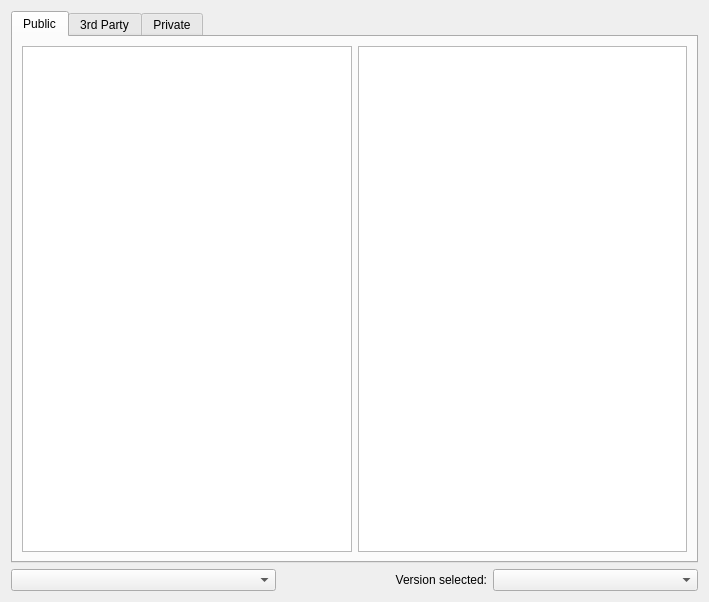
<?xml version="1.0" encoding="UTF-8"?>
<ui version="4.0">
 <class>LegacyFTB::Page</class>
 <widget class="QWidget" name="LegacyFTB::Page">
  <property name="geometry">
   <rect>
    <x>0</x>
    <y>0</y>
    <width>709</width>
    <height>602</height>
   </rect>
  </property>
  <layout class="QVBoxLayout" name="verticalLayout">
   <item>
    <widget class="QTabWidget" name="tabWidget">
     <property name="currentIndex">
      <number>0</number>
     </property>
     <widget class="QWidget" name="tab">
      <attribute name="title">
       <string>Public</string>
      </attribute>
      <layout class="QGridLayout" name="gridLayout">
       <item row="0" column="0">
        <widget class="QTreeView" name="publicPackList">
         <property name="maximumSize">
          <size>
           <width>16777215</width>
           <height>16777215</height>
          </size>
         </property>
         <property name="alternatingRowColors">
          <bool>true</bool>
         </property>
        </widget>
       </item>
       <item row="0" column="1">
        <widget class="QTextBrowser" name="publicPackDescription"/>
       </item>
      </layout>
     </widget>
     <widget class="QWidget" name="tab_2">
      <attribute name="title">
       <string>3rd Party</string>
      </attribute>
      <layout class="QGridLayout" name="gridLayout_3">
       <item row="0" column="1">
        <widget class="QTextBrowser" name="thirdPartyPackDescription"/>
       </item>
       <item row="0" column="0">
        <widget class="QTreeView" name="thirdPartyPackList">
         <property name="maximumSize">
          <size>
           <width>16777215</width>
           <height>16777215</height>
          </size>
         </property>
         <property name="alternatingRowColors">
          <bool>true</bool>
         </property>
        </widget>
       </item>
      </layout>
     </widget>
     <widget class="QWidget" name="tab_3">
      <attribute name="title">
       <string>Private</string>
      </attribute>
      <layout class="QGridLayout" name="gridLayout_2">
       <item row="0" column="0">
        <widget class="QTreeView" name="privatePackList">
         <property name="maximumSize">
          <size>
           <width>16777215</width>
           <height>16777215</height>
          </size>
         </property>
         <property name="alternatingRowColors">
          <bool>true</bool>
         </property>
        </widget>
       </item>
       <item row="1" column="0">
        <widget class="QPushButton" name="addPackBtn">
         <property name="text">
          <string>Add pack</string>
         </property>
        </widget>
       </item>
       <item row="2" column="0">
        <widget class="QPushButton" name="removePackBtn">
         <property name="text">
          <string>Remove selected pack</string>
         </property>
        </widget>
       </item>
       <item row="0" column="1" rowspan="3">
        <widget class="QTextBrowser" name="privatePackDescription"/>
       </item>
      </layout>
     </widget>
    </widget>
   </item>
   <item>
    <layout class="QGridLayout" name="gridLayout_4">
     <item row="0" column="2">
      <widget class="QComboBox" name="versionSelectionBox"/>
     </item>
     <item row="0" column="0">
      <widget class="QComboBox" name="sortByBox">
       <property name="minimumSize">
        <size>
         <width>265</width>
         <height>0</height>
        </size>
       </property>
      </widget>
     </item>
     <item row="0" column="1">
      <widget class="QLabel" name="label">
       <property name="text">
        <string>Version selected:</string>
       </property>
       <property name="alignment">
        <set>Qt::AlignRight|Qt::AlignTrailing|Qt::AlignVCenter</set>
       </property>
      </widget>
     </item>
    </layout>
   </item>
  </layout>
 </widget>
 <resources/>
 <connections/>
</ui>
